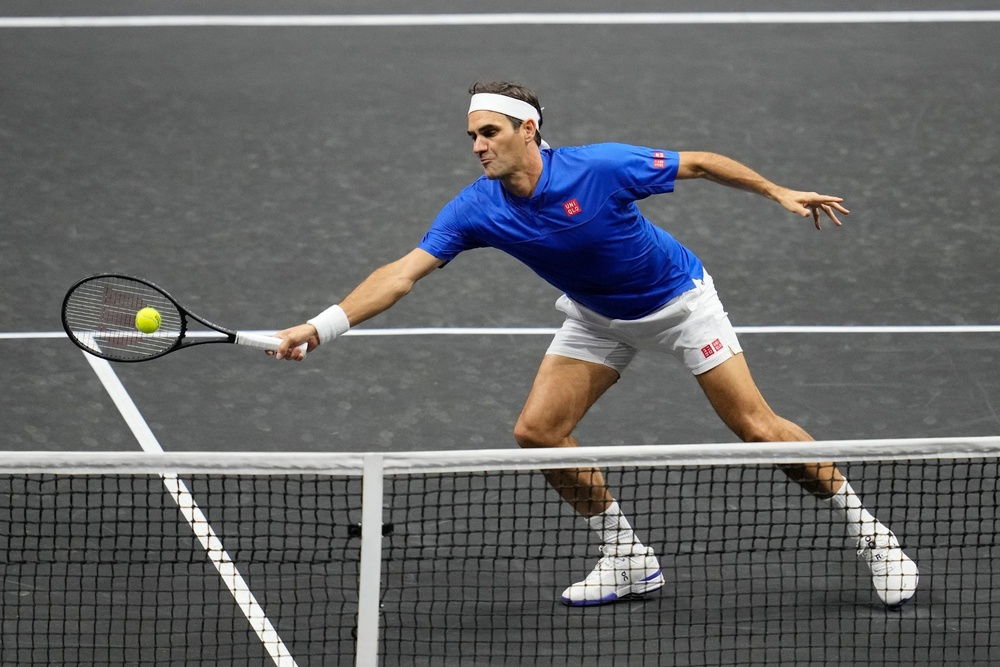
#> input picture .img/tennis.jpg, 1000 x 667 px, shrunk from 1980 x 1320 before the run
$ python find_pattern_image.py
#> lines starting #> are read from the running program, lines starting #| are printed output that depends on the picture
import cv2
import numpy as np
from matplotlib import pyplot as plt

# Загрузка исходного изображения
img = cv2.imread('../../.img/tennis.jpg')
#> img is the input picture: shape (667, 1000, 3); mean B, G, R 102.2, 100.9, 100.1
assert img is not None, "File could not be read, check with os.path.exists()"
img2 = img.copy()

# Загрузка шаблона
template = cv2.imread('../../.img/ball.jpg')
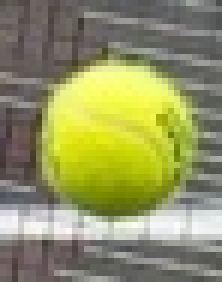
#> input picture .img/ball.jpg, 37 x 47 px, shrunk from 73 x 93 before the run (shown 6 times larger)
#> template is the input picture: shape (47, 37, 3); mean B, G, R 98.2, 147.4, 145.7
assert template is not None, "File could not be read, check with os.path.exists()"

# Получение размеров шаблона
w, h = template.shape[0:2]
#> w = 47; h = 37

# Список методов для сравнения
methods = ['cv2.TM_CCOEFF', 'cv2.TM_CCOEFF_NORMED', 'cv2.TM_CCORR',
           'cv2.TM_CCORR_NORMED', 'cv2.TM_SQDIFF', 'cv2.TM_SQDIFF_NORMED']

# Создание фигуры для вывода всех изображений на одном графике
plt.figure(figsize=(20, 18))

for idx, meth in enumerate(methods, 1):
    img = img2.copy()
    method = eval(meth)

    # Применение метода сопоставления шаблона
    res = cv2.matchTemplate(img, template, method)
    min_val, max_val, min_loc, max_loc = cv2.minMaxLoc(res)

    # Выбор координат для рисования прямоугольника
    if method in [cv2.TM_SQDIFF, cv2.TM_SQDIFF_NORMED]:
        top_left = min_loc
    else:
        top_left = max_loc
    bottom_right = (top_left[0] + w, top_left[1] + h)

    # Рисование красного прямоугольника вокруг найденного объекта
    cv2.rectangle(img, top_left, bottom_right, (0, 0, 255), 8)

    # Вывод результатов
    plt.subplot(3, 4, idx*2-1), plt.imshow(res, cmap='viridis')
    plt.title(meth.split('.')[-1]), plt.xticks([]), plt.yticks([])
    plt.subplot(3, 4, idx*2), plt.imshow(cv2.cvtColor(img, cv2.COLOR_BGR2RGB))
    plt.title('Detected Object'), plt.xticks([]), plt.yticks([])
#> this loop made 6 passes
#> (min_val, max_val, min_loc, top_left, bottom_right) on passes 1 to 4: (-6087918.5, 15680450, (570, 589), (129, 297), (176, 334)), (-0.377, 0.989, (471, 114), (129, 297), (176, 334)), (8552206, 154720992, (568, 249), (687, 292), (734, 329)), (0.389, 0.998, (561, 253), (129, 297), (176, 334))
#> (min_val, max_val, max_loc, top_left, bottom_right) on passes 5 to 6: (354192, 93236920, (568, 249), (129, 297), (176, 334)), (0.0033, 1, (597, 159), (129, 297), (176, 334))
#> pass 1, `res = cv2.matchTemplate(img, template, method)`:
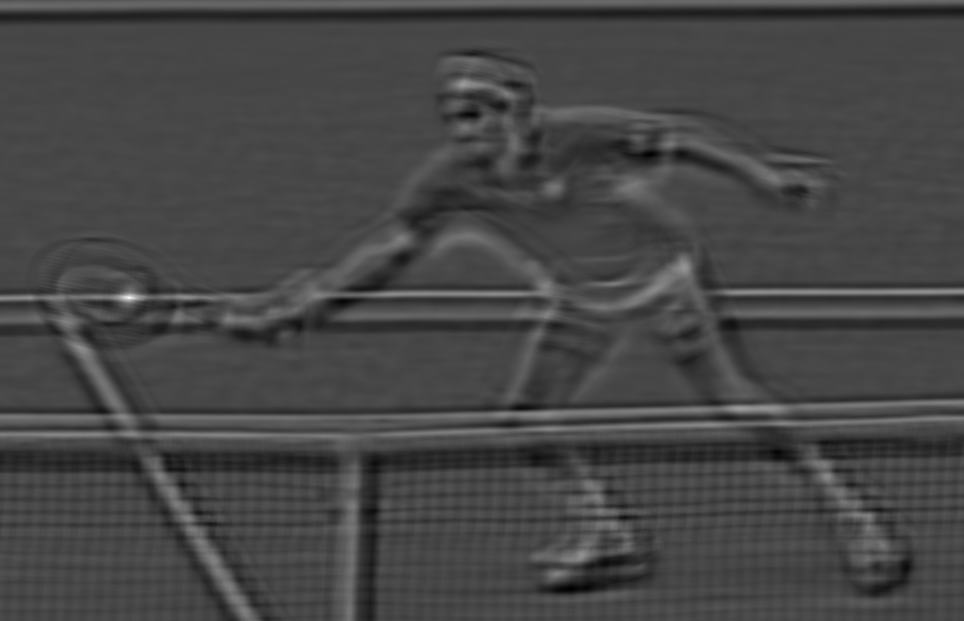
#> res: shape (621, 964) float32; min -6087918.5, max 15680450, mean -56146.4; drawn with min black and max white
#> pass 2, `res = cv2.matchTemplate(img, template, method)`:
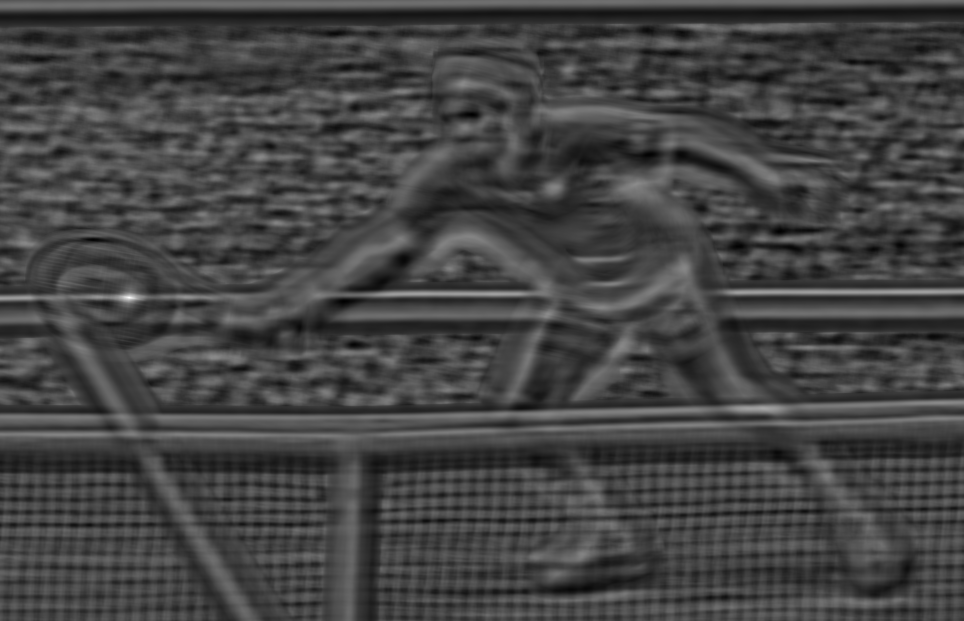
#> res: shape (621, 964) float32; min -0.377, max 0.989, mean -0.0111; drawn with min black and max white
#> pass 3, `res = cv2.matchTemplate(img, template, method)`:
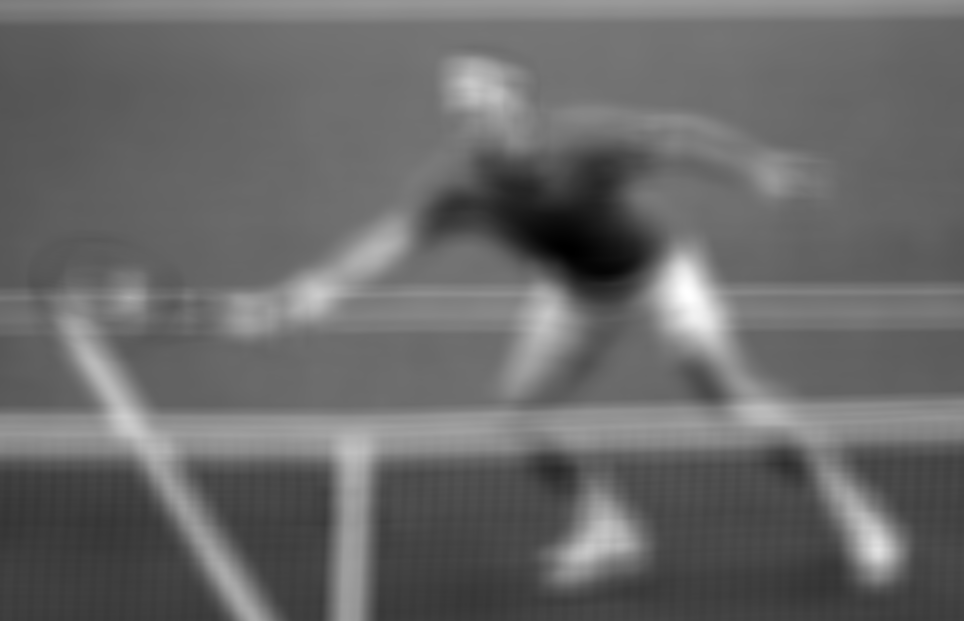
#> res: shape (621, 964) float32; min 8552206, max 154720992, mean 68743376; drawn with min black and max white
#> after the loop:
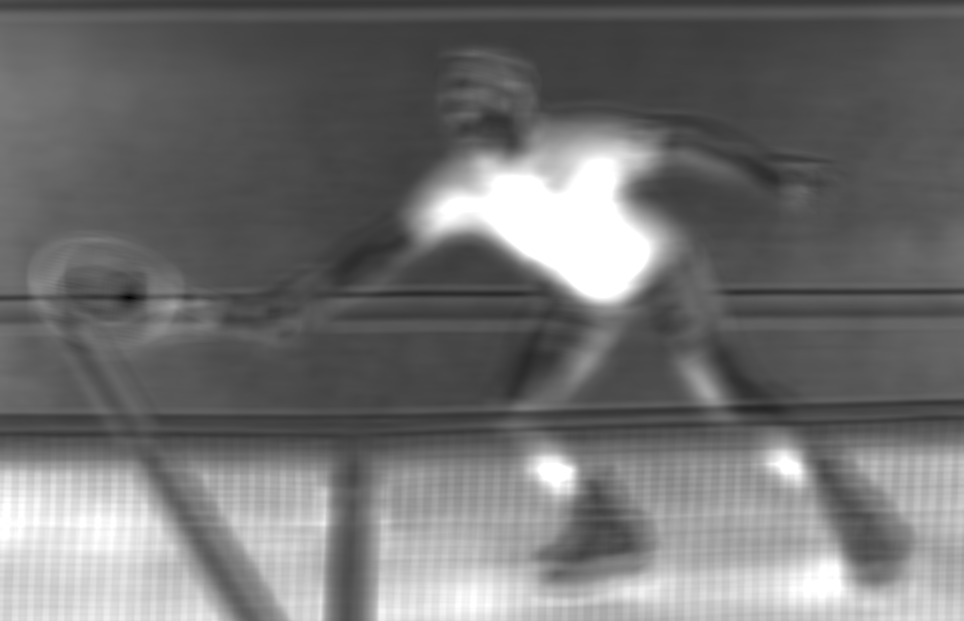
#> res: shape (621, 964) float32; min 0.0033, max 1, mean 0.445

plt.tight_layout()
plt.show()
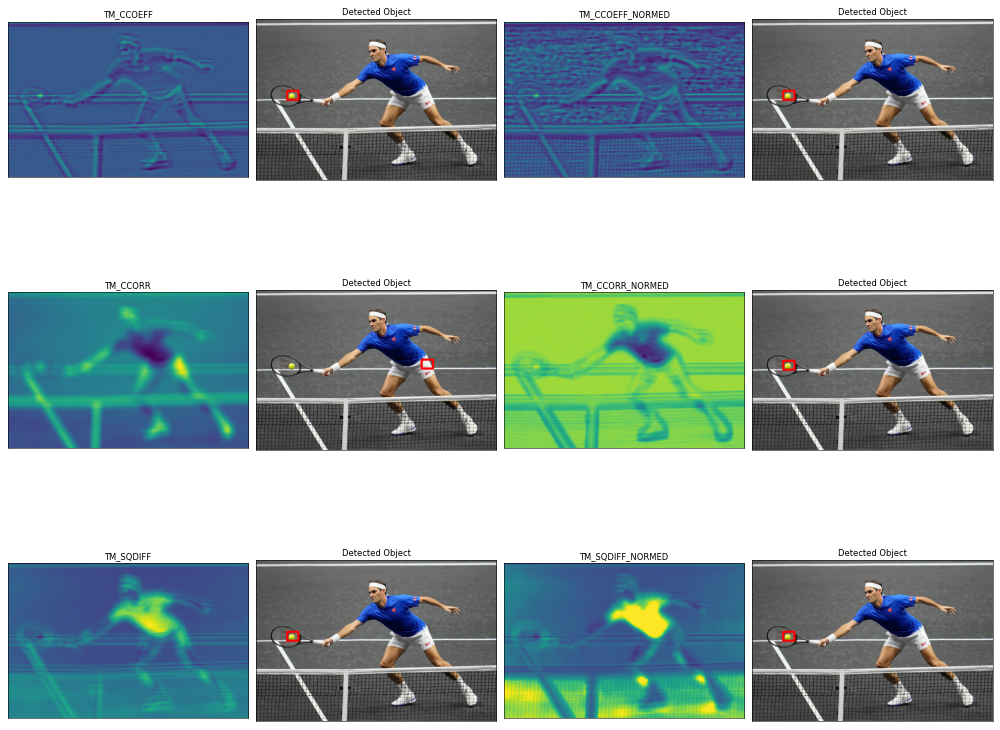
#> figure drawn by matplotlib, 12 panels
